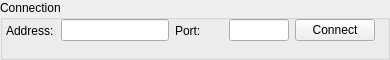
       <widget class="QGroupBox" name="groupBox">
        <property name="enabled">
         <bool>true</bool>
        </property>
        <property name="minimumSize">
         <size>
          <width>0</width>
          <height>50</height>
         </size>
        </property>
        <property name="title">
         <string>Connection</string>
        </property>
        <widget class="QWidget" name="horizontalLayoutWidget">
         <property name="geometry">
          <rect>
           <x>0</x>
           <y>10</y>
           <width>381</width>
           <height>41</height>
          </rect>
         </property>
         <layout class="QHBoxLayout" name="connectLayout">
          <property name="leftMargin">
           <number>6</number>
          </property>
          <property name="rightMargin">
           <number>6</number>
          </property>
          <item>
           <widget class="QLabel" name="label">
            <property name="text">
             <string>Address:</string>
            </property>
           </widget>
          </item>
          <item>
           <widget class="QLineEdit" name="connectAddr">
            <property name="sizePolicy">
             <sizepolicy hsizetype="Fixed" vsizetype="Fixed">
              <horstretch>0</horstretch>
              <verstretch>0</verstretch>
             </sizepolicy>
            </property>
            <property name="minimumSize">
             <size>
              <width>90</width>
              <height>0</height>
             </size>
            </property>
            <property name="maximumSize">
             <size>
              <width>140</width>
              <height>16777215</height>
             </size>
            </property>
            <property name="text">
             <string/>
            </property>
            <property name="maxLength">
             <number>200</number>
            </property>
            <property name="frame">
             <bool>true</bool>
            </property>
            <property name="alignment">
             <set>Qt::AlignLeading|Qt::AlignLeft|Qt::AlignVCenter</set>
            </property>
            <property name="placeholderText">
             <string/>
            </property>
           </widget>
          </item>
          <item>
           <widget class="QLabel" name="label_2">
            <property name="text">
             <string>Port:</string>
            </property>
           </widget>
          </item>
          <item>
           <widget class="QLineEdit" name="connectPort">
            <property name="sizePolicy">
             <sizepolicy hsizetype="Fixed" vsizetype="Fixed">
              <horstretch>0</horstretch>
              <verstretch>0</verstretch>
             </sizepolicy>
            </property>
            <property name="maximumSize">
             <size>
              <width>60</width>
              <height>16777215</height>
             </size>
            </property>
            <property name="text">
             <string/>
            </property>
            <property name="alignment">
             <set>Qt::AlignLeading|Qt::AlignLeft|Qt::AlignVCenter</set>
            </property>
            <property name="placeholderText">
             <string/>
            </property>
           </widget>
          </item>
          <item>
           <widget class="QPushButton" name="connectButton">
            <property name="text">
             <string>  Connect  </string>
            </property>
           </widget>
          </item>
         </layout>
        </widget>
       </widget>
